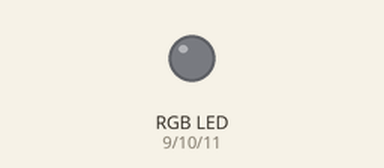
The sketch below on a simulated Arduino Uno, built with avr-gcc and run on an emulated ATmega328P. Parts: an RGB LED mixed from three pins (HIGH = lit). Dim RGB values are drawn brighter than linear.

Above: at 0.15 s.
At 10.08 s:
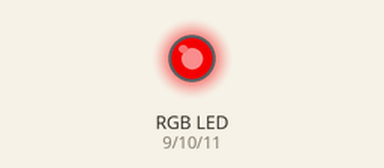
At 19.72 s:
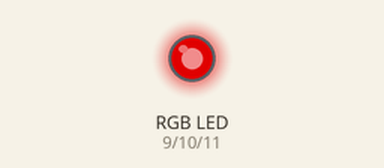
At 39.6 s:
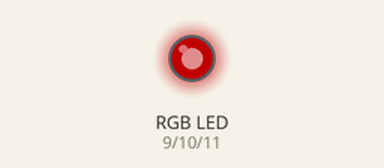
Timing chart, 0 to 39.7 s (numbered marks = the images above):
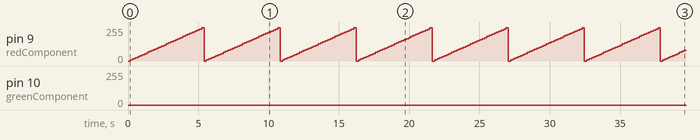

The sketch:

redGreenBlue.ino
```cpp
int redComponent = 9;
int greenComponent = 10;
int blueComponent = 11;
int delayTime = 5;
int i;
int j;
int k;
void setup()
{
    pinMode(redComponent, OUTPUT);
    pinMode(greenComponent, OUTPUT);
    pinMode(blueComponent, OUTPUT);
}
void loop()
{
    for (i = 0; i < 256; i+=8)
    {
        for (j = 0; j < 256; j+=8)
        {
            for (k = 0; k < 256; k+=8)
            analogWrite(redComponent, i );
            analogWrite(greenComponent, j);
            analogWrite(blueComponent, k);
            delay(delayTime);
        }
    }
}
```

Measured:
- by itself, pin 9 (redComponent): ramps from 0/255 to 248/255 and jumps back, once every 5.4 s
